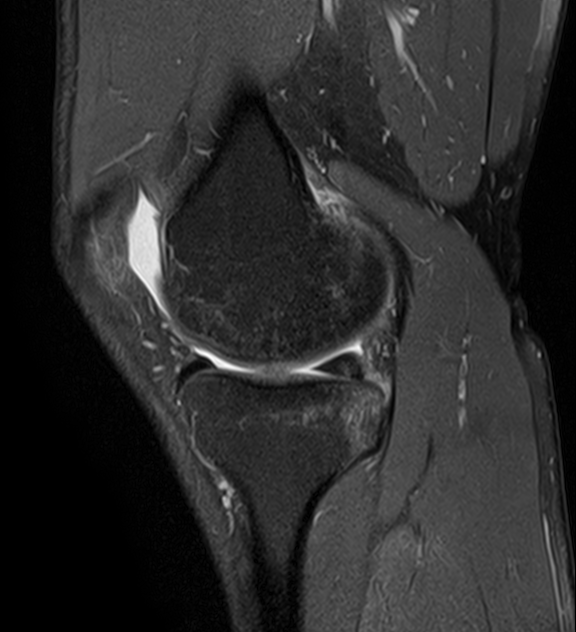
#> input picture img.png, 576 x 632 px
$ python Preprocessing_PD_FS.py   (older library calls are emulated)
#> lines starting #> are read from the running program, lines starting #| are printed output that depends on the picture; long printed decimals are rounded
import cv2
import numpy as np
import matplotlib.pyplot as plt
from skimage.metrics import structural_similarity as compare_ssim
import pandas as pd


# Функции оценки

def calculate_psnr(original, processed, max_intensity=255):
    """
    Вычисление PSNR (Peak Signal-to-Noise Ratio) по формуле
    """
    mse = np.mean((original.astype(np.float64) - processed.astype(np.float64)) ** 2)
    if mse == 0:  # Обработка деления на ноль
        return float("inf")
    return 20 * np.log10((max_intensity) / np.sqrt(mse))

def calculate_mse(original, processed):
    """
    Вычисление MSE (среднеквадратической ошибки) по заданной формуле.
    """
    mse = np.mean((original.astype(np.float64) - processed.astype(np.float64)) ** 2)
    return mse

def calculate_ssim(original, processed):
    """
    Вычисление SSIM (Structural Similarity Index).
    """
    data_range = original.max() - original.min()
    ssim_value, _ = compare_ssim(original, processed, full=True, data_range=data_range)
    return ssim_value


# Функции обработки
def apply_clahe(image_array, clip_limit=1.0, tile_grid_size=(16, 16)):
    """
    Применение CLAHE для улучшения контраста.
    """
    clahe = cv2.createCLAHE(clipLimit=clip_limit, tileGridSize=tile_grid_size)
    return clahe.apply(image_array)


def apply_equalize_hist(image_array):
    """
    Применение гистограммного выравнивания.
    """
    return cv2.equalizeHist(image_array)

def apply_gaussian_blur(image_array, ksize=(3, 3), sigma=0.5):
    """
    Применение Gaussian Blur для сглаживания изображения.
    """
    return cv2.GaussianBlur(image_array, ksize, sigma)

def apply_bilateral_filter(image_array, d=5, sigma_color=30, sigma_space=20):
    """
    Применение Bilateral Filter для шумоподавления с сохранением границ.
    """
    return cv2.bilateralFilter(image_array, d, sigma_color, sigma_space)

def apply_median_blur(image_array, ksize=5):
    """
    Применение Median Blur для уменьшения шума.
    """
    return cv2.medianBlur(image_array, ksize)

def apply_laplacian(image_array):
    """
    Применение фильтра Лапласа для выделения краев.
    """
    laplacian = cv2.Laplacian(image_array, cv2.CV_64F)
    laplacian_abs = cv2.convertScaleAbs(laplacian)  # Преобразование обратно в 8-битное изображение

    # Совмещаем изображение с его границами для усиления контуров
    return cv2.addWeighted(image_array, 1.0, laplacian_abs, 0.5, 0)

def apply_sobel(image_array):
    """
    Применение фильтра Собеля для выделения краев.
    """
    sobel_x = cv2.Sobel(image_array, cv2.CV_64F, 1, 0, ksize=3)  # Условие по x
    sobel_y = cv2.Sobel(image_array, cv2.CV_64F, 0, 1, ksize=3)  # Условие по y
    edges = cv2.magnitude(sobel_x, sobel_y)

    # Преобразование обратно в 8-битное изображение
    edges = cv2.convertScaleAbs(edges)

    # Совмещаем изображение с его границами для усиления контуров

    return cv2.addWeighted(image_array, 1.0, edges, 0.5, 0)

def apply_denoising(image_array, h=5):
    """
    Применение шумоподавления методом Non-Local Means Denoising.
    """
    return cv2.fastNlMeansDenoising(image_array, None, h, 5, 15)

def apply_sharpening(image_array, alpha=0.7):
    """
    Применение усиления резкости с помощью фильтра Unsharp Mask.
    """
    kernel = np.array([[0, -1, 0],
                       [-1, 5, -1],
                       [0, -1, 0]])
    sharpened = cv2.filter2D(image_array, -1, kernel)
    return cv2.addWeighted(image_array, 1 - alpha, sharpened, alpha, 0)

def combined_processing(image_array):
    """
    Комбинированный метод обработки: CLAHE -> Gaussian Blur -> Sharpening
    """
    step1 = apply_denoising(image_array)
    step2 = apply_laplacian(step1)
    final_image = apply_sharpening(step2)
    return final_image


# Путь к изображению
image_path = "img.png"  # Замените на ваш путь

# Загрузка изображения
image = cv2.imread(image_path, cv2.IMREAD_GRAYSCALE)
#> image is the input picture: shape (632, 576); min 0, max 255, mean 44.2
image = cv2.normalize(image, None, 0, 255, cv2.NORM_MINMAX)

if image is None:
    print("Не удалось загрузить изображение. Проверьте путь и формат файла.")
else:
    # Словарь методов обработки
    methods = {
        "CLAHE": apply_clahe,
        "Equalize Hist": apply_equalize_hist,
        "Gaussian Blur": apply_gaussian_blur,
        "Bilateral Filter": apply_bilateral_filter,
        "Median Blur": apply_median_blur,
        "Laplacian": apply_laplacian,
        "Sobel": apply_sobel,
        "Denoising": apply_denoising,
        "Sharpening": apply_sharpening,
        "Combined": combined_processing
    }

    # Хранение результатов
    results = []

    for method_name, method in methods.items():
        try:
            # Применяем метод обработки
            processed_image = method(image)

            # Рассчитываем метрики
            mse = calculate_mse(image, processed_image)
            psnr = calculate_psnr(image, processed_image)
            ssim = calculate_ssim(image, processed_image)

            # Сохраняем результаты
            results.append({
                "Method": method_name,
                "MSE": mse,
                "PSNR": psnr,
                "SSIM": ssim
            })

            # Визуализация текущего метода
            plt.figure(figsize=(8, 4))
            plt.subplot(1, 2, 1)
            plt.imshow(image, cmap="gray")
            plt.title("Оригинальное изображение")
            plt.axis("off")

            plt.subplot(1, 2, 2)
            plt.imshow(processed_image, cmap="gray")
            plt.title(f"{method_name}")
            plt.axis("off")
            plt.tight_layout()
            plt.show()

        except Exception as e:
            print(f"Ошибка при обработке методом {method_name}: {e}")
#> this loop made 10 passes
#> (psnr, ssim_value in calculate_ssim, ssim) on passes 1 to 10: (24.47, 0.845, 0.845), (9.3, 0.437, 0.437), (51.37, 0.997, 0.997), (40.77, 0.962, 0.962), (37.27, 0.927, 0.927), (38.22, 0.969, 0.969), (21.22, 0.677, 0.677), (40.58, 0.942, 0.942), (35.8, 0.934, 0.934), (33.01, 0.889, 0.889)
#> pass 1, `processed_image = method(image)`:
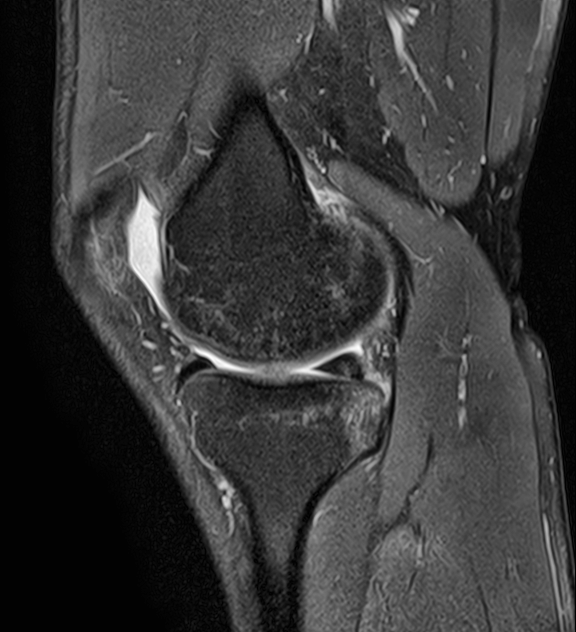
#> processed_image: shape (632, 576); min 1, max 255, mean 56.1
#> pass 1, `plt.show()`:
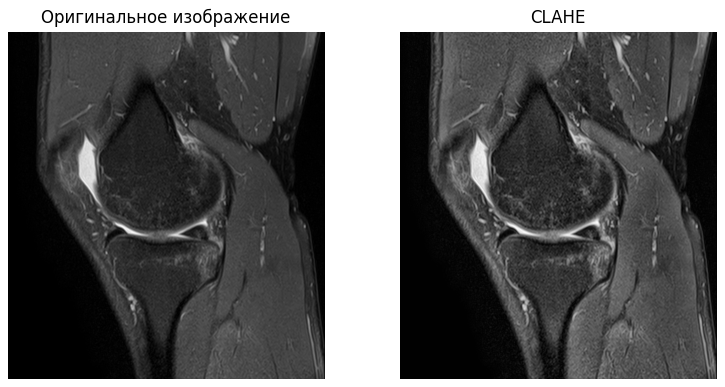
#> figure drawn by matplotlib, 2 panels
#> pass 2, `processed_image = method(image)`:
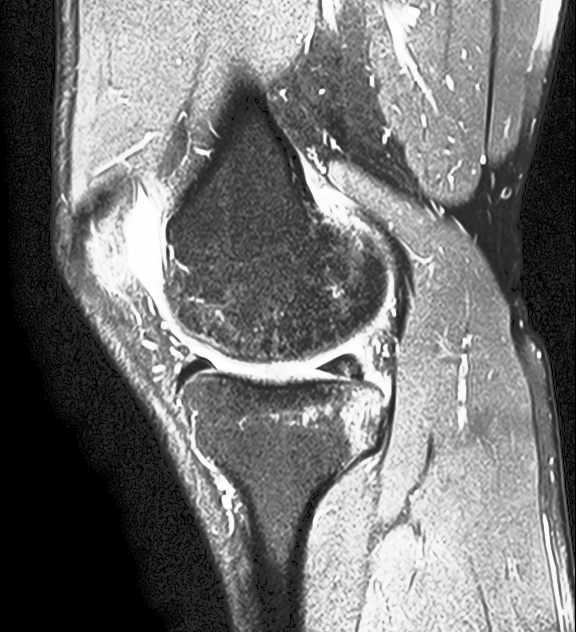
#> processed_image: shape (632, 576); min 0, max 255, mean 115.7
#> pass 2, `plt.show()`:
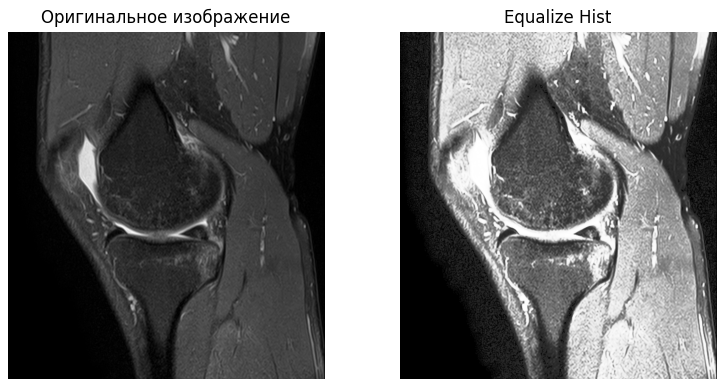
#> figure drawn by matplotlib, 2 panels
#> after the loop, results = 10 items

    # Преобразование результатов в DataFrame
    results_df = pd.DataFrame(results)
#> results_df = table of 10 rows and 4 columns
    results_df = results_df.sort_values(by=["SSIM", "PSNR"], ascending=[False, False])

    # Сохранение результатов в файл Excel
    results_df.to_excel("image_processing_results.xlsx", index=False, engine='openpyxl')
    print("Результаты сохранены в файл 'image_processing_results.xlsx'.")

    # Вывод лучших результатов
    best_method = results_df.iloc[0]
    print("\nЛучший метод обработки:")
    print(best_method)
#| Method    Gaussian Blur
#| MSE            0.4748
#| PSNR          51.366
#| SSIM           0.9974
#| Name: 2, dtype: object

    # Применение лучшего метода и визуализация
    best_processed_image = methods[best_method["Method"]](image)

    plt.figure(figsize=(8, 4))
    plt.subplot(1, 2, 1)
    plt.imshow(image, cmap="gray")
    plt.title("Оригинальное изображение")
    plt.axis("off")

    plt.subplot(1, 2, 2)
    plt.imshow(best_processed_image, cmap="gray")
    plt.title(f"Лучший метод: {best_method['Method']}")
    plt.axis("off")
    plt.tight_layout()
    plt.show()
